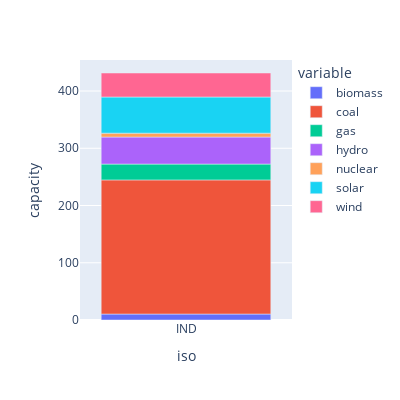

Source (notebook cell):
### Code cell
import plotly.express as px

px.bar( 
    data_frame = input_data.generation,
    x = 'iso',
    y = 'capacity',
    color = 'variable',
    width=400, 
    height=400
)

### Figure 1 — Plotly figure (JSON) as saved in the notebook; plotly's stock layout.template omitted (floating-point values rounded to 4 significant figures)
{"data": [{"alignmentgroup": "True", "hovertemplate": "variable=biomass<br>iso=%{x}<br>capacity=%{y}<extra></extra>", "legendgroup": "biomass", "marker": {"color": "#636efa", "pattern": {"shape": ""}}, "name": "biomass", "offsetgroup": "biomass", "orientation": "v", "showlegend": true, "textposition": "auto", "type": "bar", "x": ["IND"], "xaxis": "x", "y": [10.41], "yaxis": "y"}, {"alignmentgroup": "True", "hovertemplate": "variable=coal<br>iso=%{x}<br>capacity=%{y}<extra></extra>", "legendgroup": "coal", "marker": {"color": "#EF553B", "pattern": {"shape": ""}}, "name": "coal", "offsetgroup": "coal", "orientation": "v", "showlegend": true, "textposition": "auto", "type": "bar", "x": ["IND"], "xaxis": "x", "y": [234.3], "yaxis": "y"}, {"alignmentgroup": "True", "hovertemplate": "variable=gas<br>iso=%{x}<br>capacity=%{y}<extra></extra>", "legendgroup": "gas", "marker": {"color": "#00cc96", "pattern": {"shape": ""}}, "name": "gas", "offsetgroup": "gas", "orientation": "v", "showlegend": true, "textposition": "auto", "type": "bar", "x": ["IND"], "xaxis": "x", "y": [27.67], "yaxis": "y"}, {"alignmentgroup": "True", "hovertemplate": "variable=hydro<br>iso=%{x}<br>capacity=%{y}<extra></extra>", "legendgroup": "hydro", "marker": {"color": "#ab63fa", "pattern": {"shape": ""}}, "name": "hydro", "offsetgroup": "hydro", "orientation": "v", "showlegend": true, "textposition": "auto", "type": "bar", "x": ["IND"], "xaxis": "x", "y": [47.22], "yaxis": "y"}, {"alignmentgroup": "True", "hovertemplate": "variable=nuclear<br>iso=%{x}<br>capacity=%{y}<extra></extra>", "legendgroup": "nuclear", "marker": {"color": "#FFA15A", "pattern": {"shape": ""}}, "name": "nuclear", "offsetgroup": "nuclear", "orientation": "v", "showlegend": true, "textposition": "auto", "type": "bar", "x": ["IND"], "xaxis": "x", "y": [6.78], "yaxis": "y"}, {"alignmentgroup": "True", "hovertemplate": "variable=solar<br>iso=%{x}<br>capacity=%{y}<extra></extra>", "legendgroup": "solar", "marker": {"color": "#19d3f3", "pattern": {"shape": ""}}, "name": "solar", "offsetgroup": "solar", "orientation": "v", "showlegend": true, "textposition": "auto", "type": "bar", "x": ["IND"], "xaxis": "x", "y": [63.19], "yaxis": "y"}, {"alignmentgroup": "True", "hovertemplate": "variable=wind<br>iso=%{x}<br>capacity=%{y}<extra></extra>", "legendgroup": "wind", "marker": {"color": "#FF6692", "pattern": {"shape": ""}}, "name": "wind", "offsetgroup": "wind", "orientation": "v", "showlegend": true, "textposition": "auto", "type": "bar", "x": ["IND"], "xaxis": "x", "y": [41.93], "yaxis": "y"}], "layout": {"barmode": "relative", "height": 400, "legend": {"title": {"text": "variable"}, "tracegroupgap": 0}, "margin": {"t": 60}, "width": 400, "xaxis": {"anchor": "y", "domain": [0, 1], "title": {"text": "iso"}}, "yaxis": {"anchor": "x", "domain": [0, 1], "title": {"text": "capacity"}}}}
